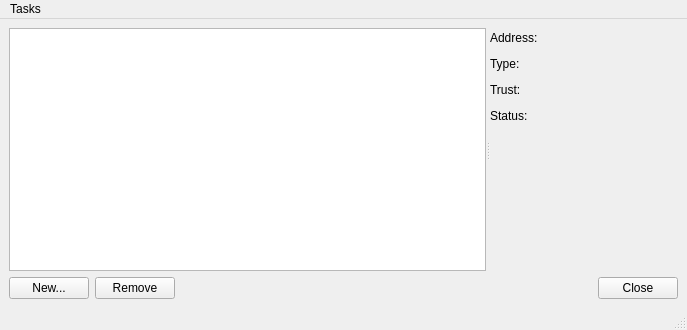
<ui version="4.0" >
 <class>DeviceManager</class>
 <widget class="QMainWindow" name="DeviceManager" >
  <property name="geometry" >
   <rect>
    <x>0</x>
    <y>0</y>
    <width>687</width>
    <height>330</height>
   </rect>
  </property>
  <property name="windowTitle" >
   <string>Bluetooth Device Manager</string>
  </property>
  <widget class="QWidget" name="centralwidget" >
   <property name="geometry" >
    <rect>
     <x>0</x>
     <y>28</y>
     <width>687</width>
     <height>277</height>
    </rect>
   </property>
   <layout class="QGridLayout" name="gridLayout" >
    <item row="0" column="0" >
     <widget class="QSplitter" name="splitter" >
      <property name="orientation" >
       <enum>Qt::Horizontal</enum>
      </property>
      <widget class="QListWidget" name="deviceListWidget" />
      <widget class="QWidget" name="layoutWidget" >
       <layout class="QVBoxLayout" name="verticalLayout_2" >
        <item>
         <layout class="QVBoxLayout" name="verticalLayout" >
          <item>
           <layout class="QHBoxLayout" name="horizontalLayout_4" >
            <item>
             <widget class="QLabel" name="label" >
              <property name="text" >
               <string>Address:</string>
              </property>
             </widget>
            </item>
            <item>
             <spacer name="horizontalSpacer_7" >
              <property name="orientation" >
               <enum>Qt::Horizontal</enum>
              </property>
              <property name="sizeHint" stdset="0" >
               <size>
                <width>40</width>
                <height>20</height>
               </size>
              </property>
             </spacer>
            </item>
            <item>
             <widget class="QLabel" name="addressLabel" >
              <property name="text" >
               <string/>
              </property>
             </widget>
            </item>
           </layout>
          </item>
          <item>
           <layout class="QHBoxLayout" name="horizontalLayout_3" >
            <item>
             <widget class="QLabel" name="label_2" >
              <property name="text" >
               <string>Type:</string>
              </property>
             </widget>
            </item>
            <item>
             <spacer name="horizontalSpacer_4" >
              <property name="orientation" >
               <enum>Qt::Horizontal</enum>
              </property>
              <property name="sizeHint" stdset="0" >
               <size>
                <width>40</width>
                <height>20</height>
               </size>
              </property>
             </spacer>
            </item>
            <item>
             <widget class="QLabel" name="typeLabel" >
              <property name="text" >
               <string/>
              </property>
             </widget>
            </item>
           </layout>
          </item>
          <item>
           <layout class="QHBoxLayout" name="horizontalLayout_2" >
            <item>
             <widget class="QLabel" name="label_3" >
              <property name="text" >
               <string>Trust:</string>
              </property>
             </widget>
            </item>
            <item>
             <spacer name="horizontalSpacer_5" >
              <property name="orientation" >
               <enum>Qt::Horizontal</enum>
              </property>
              <property name="sizeHint" stdset="0" >
               <size>
                <width>40</width>
                <height>20</height>
               </size>
              </property>
             </spacer>
            </item>
            <item>
             <widget class="QLabel" name="trustLabel" >
              <property name="text" >
               <string/>
              </property>
             </widget>
            </item>
           </layout>
          </item>
          <item>
           <layout class="QHBoxLayout" name="horizontalLayout" >
            <item>
             <widget class="QLabel" name="label_4" >
              <property name="text" >
               <string>Status:</string>
              </property>
             </widget>
            </item>
            <item>
             <spacer name="horizontalSpacer_6" >
              <property name="orientation" >
               <enum>Qt::Horizontal</enum>
              </property>
              <property name="sizeHint" stdset="0" >
               <size>
                <width>40</width>
                <height>20</height>
               </size>
              </property>
             </spacer>
            </item>
            <item>
             <widget class="QLabel" name="statusLabel" >
              <property name="text" >
               <string/>
              </property>
             </widget>
            </item>
           </layout>
          </item>
         </layout>
        </item>
        <item>
         <spacer name="verticalSpacer" >
          <property name="orientation" >
           <enum>Qt::Vertical</enum>
          </property>
          <property name="sizeHint" stdset="0" >
           <size>
            <width>17</width>
            <height>55</height>
           </size>
          </property>
         </spacer>
        </item>
        <item>
         <layout class="QHBoxLayout" name="horizontalLayout_5" >
          <item>
           <spacer name="horizontalSpacer" >
            <property name="orientation" >
             <enum>Qt::Horizontal</enum>
            </property>
            <property name="sizeHint" stdset="0" >
             <size>
              <width>40</width>
              <height>20</height>
             </size>
            </property>
           </spacer>
          </item>
          <item>
           <widget class="QLabel" name="iconLabel" >
            <property name="text" >
             <string/>
            </property>
           </widget>
          </item>
          <item>
           <spacer name="horizontalSpacer_2" >
            <property name="orientation" >
             <enum>Qt::Horizontal</enum>
            </property>
            <property name="sizeHint" stdset="0" >
             <size>
              <width>40</width>
              <height>20</height>
             </size>
            </property>
           </spacer>
          </item>
         </layout>
        </item>
       </layout>
      </widget>
     </widget>
    </item>
    <item row="1" column="0" >
     <layout class="QHBoxLayout" name="horizontalLayout_6" >
      <item>
       <widget class="QPushButton" name="newDevButton" >
        <property name="text" >
         <string>New...</string>
        </property>
       </widget>
      </item>
      <item>
       <widget class="QPushButton" name="removeButton" >
        <property name="text" >
         <string>Remove</string>
        </property>
       </widget>
      </item>
      <item>
       <spacer name="horizontalSpacer_3" >
        <property name="orientation" >
         <enum>Qt::Horizontal</enum>
        </property>
        <property name="sizeHint" stdset="0" >
         <size>
          <width>258</width>
          <height>20</height>
         </size>
        </property>
       </spacer>
      </item>
      <item>
       <widget class="QPushButton" name="closeButton" >
        <property name="text" >
         <string>Close</string>
        </property>
       </widget>
      </item>
     </layout>
    </item>
   </layout>
  </widget>
  <widget class="QMenuBar" name="menubar" >
   <property name="geometry" >
    <rect>
     <x>0</x>
     <y>0</y>
     <width>687</width>
     <height>28</height>
    </rect>
   </property>
   <widget class="QMenu" name="menuEdit" >
    <property name="title" >
     <string>Tasks</string>
    </property>
    <addaction name="actionNew" />
    <addaction name="separator" />
    <addaction name="actionRemove" />
    <addaction name="actionConnect" />
    <addaction name="actionRemove_Trust" />
    <addaction name="separator" />
    <addaction name="actionQuit" />
   </widget>
   <addaction name="menuEdit" />
  </widget>
  <widget class="QStatusBar" name="statusbar" >
   <property name="geometry" >
    <rect>
     <x>0</x>
     <y>305</y>
     <width>687</width>
     <height>25</height>
    </rect>
   </property>
  </widget>
  <action name="actionNew" >
   <property name="text" >
    <string>New...</string>
   </property>
  </action>
  <action name="actionRemove" >
   <property name="text" >
    <string>Remove</string>
   </property>
  </action>
  <action name="actionConnect" >
   <property name="text" >
    <string>Connect</string>
   </property>
  </action>
  <action name="actionRemove_Trust" >
   <property name="text" >
    <string>Remove Trust</string>
   </property>
  </action>
  <action name="actionQuit" >
   <property name="text" >
    <string>Quit</string>
   </property>
  </action>
  <action name="actionPair" >
   <property name="text" >
    <string>Pair</string>
   </property>
  </action>
 </widget>
 <resources/>
 <connections>
  <connection>
   <sender>closeButton</sender>
   <signal>clicked()</signal>
   <receiver>DeviceManager</receiver>
   <slot>close()</slot>
   <hints>
    <hint type="sourcelabel" >
     <x>659</x>
     <y>260</y>
    </hint>
    <hint type="destinationlabel" >
     <x>516</x>
     <y>273</y>
    </hint>
   </hints>
  </connection>
  <connection>
   <sender>actionQuit</sender>
   <signal>triggered()</signal>
   <receiver>DeviceManager</receiver>
   <slot>close()</slot>
   <hints>
    <hint type="sourcelabel" >
     <x>-1</x>
     <y>-1</y>
    </hint>
    <hint type="destinationlabel" >
     <x>319</x>
     <y>154</y>
    </hint>
   </hints>
  </connection>
 </connections>
</ui>
